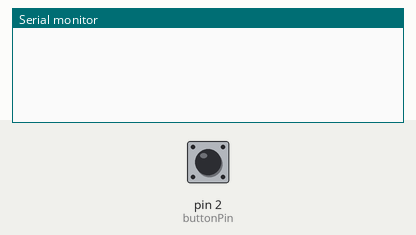
Recording of a program running on a simulated Arduino Nano, built with avr-gcc and run on an emulated ATmega328P. Parts: the last lines printed to the serial monitor. Inputs (shaded band) come from the test bench; at power-on: pin 2 (buttonPin) HIGH.

Above: at 1.2 s.
1.3 s: pin 2 (buttonPin) pulled LOW for 0.15 s
At 1.44 s:
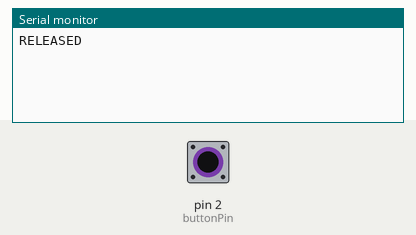
At 2.7 s:
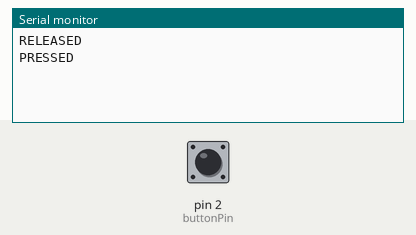

The program:

main.cpp
```cpp
#include <Arduino.h>

const int buttonPin = 2;
bool lastButtonState = HIGH;     // Because of INPUT_PULLUP
bool currentButtonState = HIGH;
unsigned long lastDebounceTime = 0;
const unsigned long debounceDelay = 10;  // 10 ms debounce

void setup() {
  pinMode(buttonPin, INPUT_PULLUP);
  Serial.begin(9600);
  while (!Serial) {} // wait for Serial
}

void loop() {
  int reading = digitalRead(buttonPin);

  // if the button state has changed
  if (reading != lastButtonState) {
    lastDebounceTime = millis();  // reset debounce timer
  }

  // if enough time has passed, consider it a valid state change
  if ((millis() - lastDebounceTime) > debounceDelay) {
    if (reading != currentButtonState) {
      currentButtonState = reading;

      if (currentButtonState == LOW) {
        Serial.println("RELEASED");
      } else {
        Serial.println("PRESSED");
      }
    }
  }

  lastButtonState = reading;
}
```

Measured:
- after the input at 1.3 s, the serial monitor: prints a new line at once (image 1)
